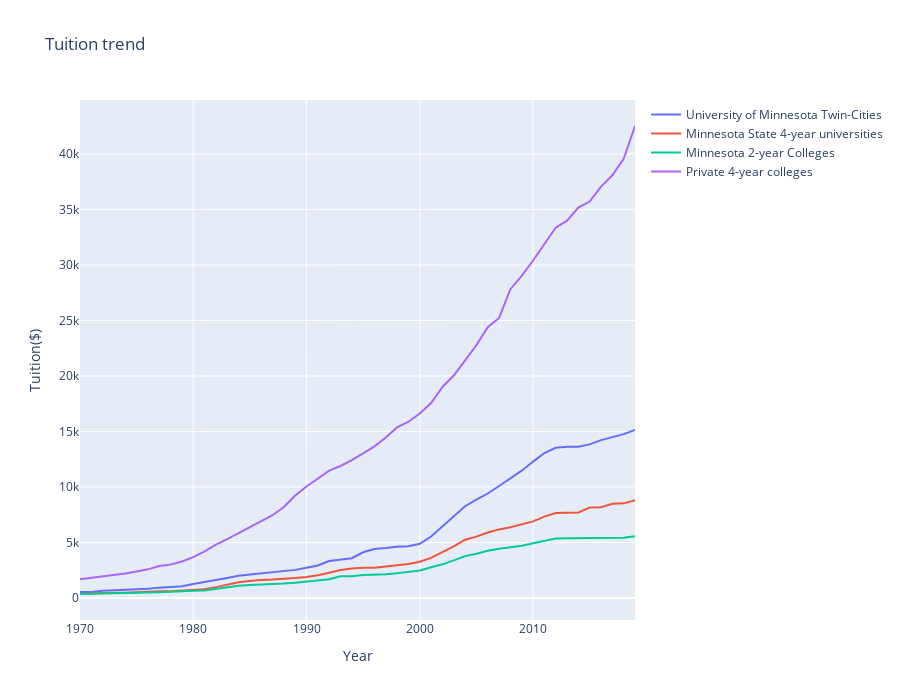

The code cell stored with this chart in its notebook:
### Code cell
import plotly.express as px

# Assuming df is your DataFrame containing the data
fig = px.line(df, x="Year", y=df.columns[1:], title="Tuition trend", labels={'Year': 'Year', 'value': 'Tuition($)'}, width=900, height=700)
fig.update_layout(xaxis_title='Year', yaxis_title='Tuition($)', legend_title='')


fig.show()
fig.write_html("../../graphs/html/four.html")

### Figure 1 — Plotly figure (JSON) as saved in the notebook; plotly's stock layout.template omitted (floating-point values rounded to 4 significant figures)
{"data": [{"hovertemplate": "variable=University of Minnesota Twin-Cities<br>Year=%{x}<br>Tuition($)=%{y}<extra></extra>", "legendgroup": "University of Minnesota Twin-Cities", "line": {"color": "#636efa", "dash": "solid"}, "marker": {"symbol": "circle"}, "mode": "lines", "name": "University of Minnesota Twin-Cities", "orientation": "v", "showlegend": true, "type": "scatter", "x": [1970, 1971, 1972, 1973, 1974, 1975, 1976, 1977, 1978, 1979, 1980, 1981, 1982, 1983, 1984, 1985, 1986, 1987, 1988, 1989, 1990, 1991, 1992, 1993, 1994, 1995, 1996, 1997, 1998, 1999, 2000, 2001, 2002, 2003, 2004, 2005, 2006, 2007, 2008, 2009, 2010, 2011, 2012, 2013, 2014, 2015, 2016, 2017, 2018, 2019], "xaxis": "x", "y": [522, 525, 641, 683, 714, 752, 819, 927, 994, 1060, 1250, 1406, 1608, 1792, 1992, 2109, 2205, 2331, 2459, 2527, 2728, 2923, 3326, 3421, 3583, 4113, 4410, 4503, 4621, 4650, 4877, 5536, 6430, 7344, 8263, 8855, 9410, 10084, 10756, 11466, 12288, 13062, 13526, 13620, 13626, 13840, 14224, 14488, 14760, 15142], "yaxis": "y"}, {"hovertemplate": "variable=Minnesota State 4-year universities<br>Year=%{x}<br>Tuition($)=%{y}<extra></extra>", "legendgroup": "Minnesota State 4-year universities", "line": {"color": "#EF553B", "dash": "solid"}, "marker": {"symbol": "circle"}, "mode": "lines", "name": "Minnesota State 4-year universities", "orientation": "v", "showlegend": true, "type": "scatter", "x": [1970, 1971, 1972, 1973, 1974, 1975, 1976, 1977, 1978, 1979, 1980, 1981, 1982, 1983, 1984, 1985, 1986, 1987, 1988, 1989, 1990, 1991, 1992, 1993, 1994, 1995, 1996, 1997, 1998, 1999, 2000, 2001, 2002, 2003, 2004, 2005, 2006, 2007, 2008, 2009, 2010, 2011, 2012, 2013, 2014, 2015, 2016, 2017, 2018, 2019], "xaxis": "x", "y": [379, 416, 453, 458, 458, 519, 545, 596, 608, 648, 714, 776, 974, 1216, 1402, 1519, 1626, 1653, 1695, 1790, 1889, 2041, 2276, 2521, 2641, 2721, 2730, 2810, 2944, 3064, 3258, 3604, 4088, 4636, 5242, 5521, 5895, 6175, 6373, 6639, 6895, 7323, 7658, 7681, 7704, 8139, 8179, 8484, 8521, 8807], "yaxis": "y"}, {"hovertemplate": "variable=Minnesota 2-year Colleges<br>Year=%{x}<br>Tuition($)=%{y}<extra></extra>", "legendgroup": "Minnesota 2-year Colleges", "line": {"color": "#00cc96", "dash": "solid"}, "marker": {"symbol": "circle"}, "mode": "lines", "name": "Minnesota 2-year Colleges", "orientation": "v", "showlegend": true, "type": "scatter", "x": [1970, 1971, 1972, 1973, 1974, 1975, 1976, 1977, 1978, 1979, 1980, 1981, 1982, 1983, 1984, 1985, 1986, 1987, 1988, 1989, 1990, 1991, 1992, 1993, 1994, 1995, 1996, 1997, 1998, 1999, 2000, 2001, 2002, 2003, 2004, 2005, 2006, 2007, 2008, 2009, 2010, 2011, 2012, 2013, 2014, 2015, 2016, 2017, 2018, 2019], "xaxis": "x", "y": [353, 386, 386, 420, 420, 461, 495, 518, 540, 574, 638, 675, 821, 1013, 1103, 1170, 1193, 1238, 1305, 1373, 1474, 1598, 1688, 1950, 1954, 2066, 2079, 2126, 2233, 2343, 2480, 2757, 3026, 3382, 3769, 3984, 4255, 4432, 4548, 4708, 4919, 5173, 5358, 5373, 5370, 5391, 5358, 5413, 5419, 5557], "yaxis": "y"}, {"hovertemplate": "variable=Private 4-year colleges<br>Year=%{x}<br>Tuition($)=%{y}<extra></extra>", "legendgroup": "Private 4-year colleges", "line": {"color": "#ab63fa", "dash": "solid"}, "marker": {"symbol": "circle"}, "mode": "lines", "name": "Private 4-year colleges", "orientation": "v", "showlegend": true, "type": "scatter", "x": [1970, 1971, 1972, 1973, 1974, 1975, 1976, 1977, 1978, 1979, 1980, 1981, 1982, 1983, 1984, 1985, 1986, 1987, 1988, 1989, 1990, 1991, 1992, 1993, 1994, 1995, 1996, 1997, 1998, 1999, 2000, 2001, 2002, 2003, 2004, 2005, 2006, 2007, 2008, 2009, 2010, 2011, 2012, 2013, 2014, 2015, 2016, 2017, 2018, 2019], "xaxis": "x", "y": [1671, 1795, 1933, 2029, 2203, 2382, 2576, 2882, 2999, 3284, 3674, 4193, 4799, 5295, 5841, 6385, 6922, 7453, 8189, 9230, 10044, 10774, 11467, 11890, 12412, 13031, 13663, 14450, 15381, 15883, 16624, 17569, 19014, 20043, 21467, 22782, 24400, 25237, 27829, 29023, 30411, 31862, 33373, 34000, 35177, 35726, 37075, 38087, 39567, 42533], "yaxis": "y"}], "layout": {"height": 700, "legend": {"title": {"text": ""}, "tracegroupgap": 0}, "title": {"text": "Tuition trend"}, "width": 900, "xaxis": {"anchor": "y", "domain": [0, 1], "title": {"text": "Year"}}, "yaxis": {"anchor": "x", "domain": [0, 1], "title": {"text": "Tuition($)"}}}}
